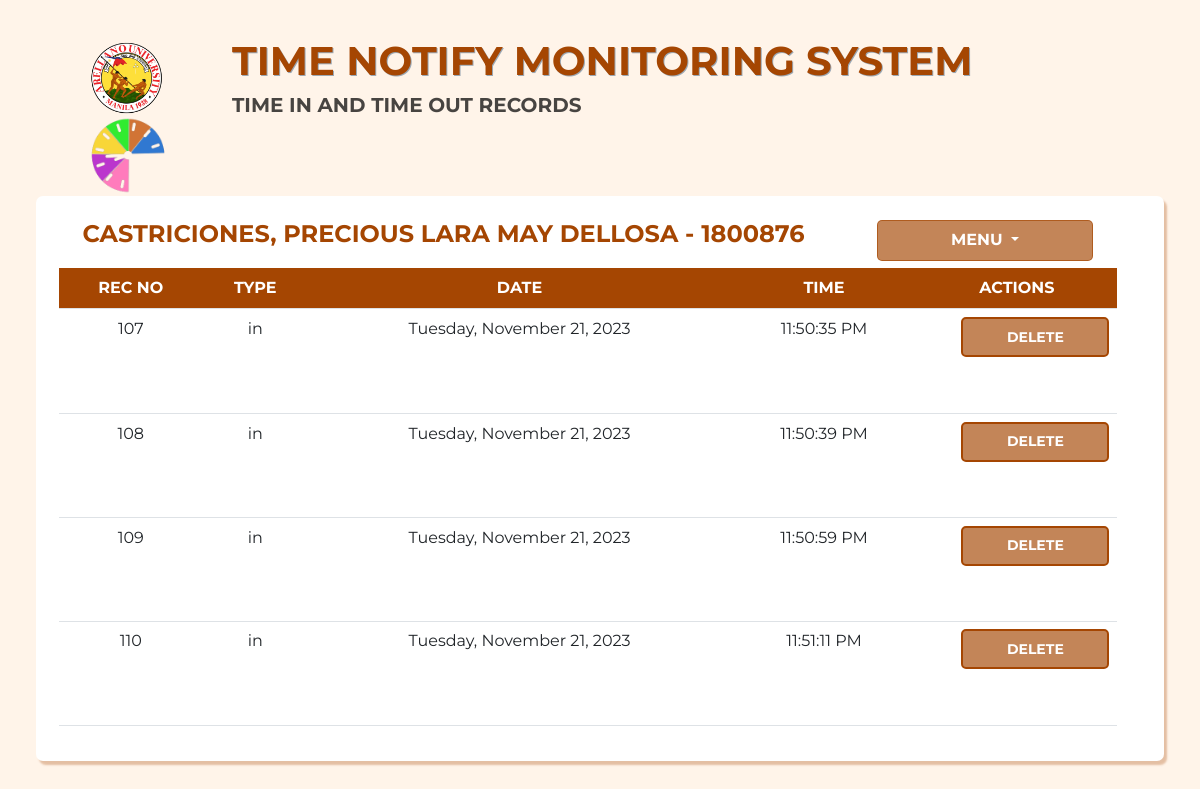
Page /time/timetable.php?stud_id=32 (signed in) on the committed database.
### tables this page shows
CREATE TABLE `students` (
  `stud_id` int(250) NOT NULL,
  `studnum` text NOT NULL,
  `qr_img` longtext NOT NULL,
  `picture` longtext NOT NULL,
  `lastname` varchar(50) NOT NULL,
  `middlename` varchar(30) NOT NULL,
  `firstname` varchar(100) NOT NULL,
  `fullname` varchar(200) NOT NULL,
  `age` text NOT NULL,
  `sex` varchar(10) NOT NULL,
  `grade_year` varchar(100) NOT NULL,
  `strand` varchar(100) NOT NULL,
  `course` varchar(100) NOT NULL,
  `section` varchar(50) NOT NULL,
  `department` varchar(150) NOT NULL,
  `teacher_prof` varchar(150) NOT NULL,
  `g_email` text NOT NULL
);

CREATE TABLE `time_in_records` (
  `timeID` int(11) NOT NULL,
  `stud_id` int(11) NOT NULL,
  `studnum` bigint(100) NOT NULL,
  `type` varchar(100) NOT NULL,
  `studname` varchar(200) NOT NULL,
  `daterec` varchar(150) NOT NULL,
  `time` varchar(100) NOT NULL,
  `g_email` varchar(100) NOT NULL
);

### time/timetable.php (the view, shortened to what this page needs)
<?php
    $stud_id=$_GET['stud_id'];
    $sql="SELECT * FROM students WHERE stud_id='$stud_id' ";
    $con = connect();
    $result=mysqli_query($con,$sql);
    $row= mysqli_fetch_assoc($result);
        $stud_id=$row['stud_id'];
        $studnum=$row['studnum'];
        $lastname=$row['lastname'];
        $middlename=$row['middlename'];
        $firstname=$row['firstname'];
    ?>
<!DOCTYPE html>
<html lang="en">
<head>
  <link href="https://cdn.jsdelivr.net/npm/bootstrap@5.2.3/dist/css/bootstrap.min.css" rel="stylesheet">
  <link rel="stylesheet" type="text/css" href="css/timetable.css">
</head>
<body>
<div class="cont">
    <div class="row row_outer ">
        <div class="row row_upper order-sm-1">
            <div class="col-sm-2 text-center">
                <img class="icon" src="../assets/aulogo.png" alt="right">
                <img class="icon" src="../assets/logo_icon.png" alt="right">
            </div>
            <div class="col-sm-10">
                <h1>TIME NOTIFY MONITORING SYSTEM</h1>
                <h5>TIME IN AND TIME OUT RECORDS</h5>
            </div>
        </div>
        <div class="row row_inner order-sm-2">
            <div class="row row_center order-sm-1 " >
                <div class="col-sm-9 ">
                <h4> <?php echo $lastname.", ".$firstname." ".$middlename." - ".$studnum." ";?></h4>
                </div>
                <div class="col-sm-3 dropdown">
                    <button class="btn btntoggle dropdown-toggle" type="button" id="dropdownMenuButton1" data-bs-toggle="dropdown" aria-expanded="false">
                        MENU
                    </button>
                </div>
            </div>
            <br>
            <div class="row overflow-auto row_table2  order-sm-2">
            <table class="table table-hover">
                <thead>
                    <tr class="heading">
                    <th scope="col">REC NO</th>
                    <th scope="col">TYPE</th>
                    <th scope="col">DATE</th>
                    <th scope="col">TIME</th>
                    <th scope="col">ACTIONS</th>
                    </tr>
                </thead>
                <tbody class=" ">
                    <?php
                            $sql="Select * from `time_in_records` where stud_id ='$stud_id' ";
                            $result=mysqli_query($con,$sql);
                            if(mysqli_num_rows($result)>0){
                                while($row=mysqli_fetch_assoc($result))
                                {
                                    $timeID=$row['timeID'];
                                    $type=$row['type'];
                                    $daterec=$row['daterec'];
                                    $time=$row['time'];
                                    echo'<tr>
                                            <td >'.$timeID.'</td>
                                            <td >'.$type.'</td>
                                            <td >'.$daterec.'</td>
                                            <td >'.$time.'</td>
                                            <td class="buttons">
                                                <div class="col-sm-12 dropdown">
                                                <button class="btn table_button">
                                                <a href="TimeInDeleteForm2.php?timeID='.$timeID.'& stud_id='.$stud_id.'" class="b2">DELETE</a>
                                                </button>
                                                </div>
                                            </td>
                                        <tr>
                                    ';
                                }
                            }
                            else
                            {
                                echo'
                                <tr>
                                    <td colspan="7">No Time records found</td>
                                </tr>
                                ';
                            }
                        ?>
                </tbody>
            </table>
            </div>
        </div>
    </div>
  </body>
</html>

### time/css/timetable.css (style rules this page uses)
* { margin:0; padding:0; font-family: 'Montserrat', sans-serif; }
.cont { background-color: #ffecd88e; width:100%; height:100vh; align-items: center; padding-top:25px; padding-bottom:20px; display:flex; }
.row_outer { width:98%; height: 100%; margin:auto; padding: 1% 2% 1.5% 2%; border-radius: 7px; display:flex; }
.row_center { margin:auto; }
.row_inner { background-color: white; width:100%; height:565px; margin:auto; padding: 2% 2% 1.5% 2%; font-family: 'helvetica'; border-radius: 7px; box-shadow: 3px 4px 2px #a546024d; }
.row_table2 { height:90%; overflow-y: hidden; }
h1 { color:#a54602; font-weight:bold; text-shadow: 1px 1px #14416f6d; }
h5 { text-transform: uppercase; font-weight: bold; color:rgba(0, 0, 0, 0.721); padding-bottom: 3%; }
h4 { text-transform: uppercase; font-weight: bold; color:#a54602; padding-bottom: 1.3%; }
td { text-align: center; }
.heading { background-color:#a54602; color:white; text-align: center; }
.icon { max-width:80px; height: auto; }
a { color:white; text-decoration:none; font-weight: bold; }
.table_button { font-size:14px; background-color:#a54602a8; border: 2px solid#a54602; border-radius:5px; margin-left: 20%; width:80%; height:40px; color:white; font-weight: bold; }
.b2 { text-decoration:none; padding: 6px; color:white; }
.btntoggle { padding-top:3%; padding-bottom:3%; padding-left: 22%; padding-right: 22%; background-color:#a54602a8; color:white; border-color:#a54602a8; font-weight: bold; border-radius:5px; margin-bottom: 1%; width:90%; }

### rows in the picture
students: lastname "CASTRICIONES", firstname "PRECIOUS LARA MAY", middlename "DELLOSA", studnum "1800876"
time_in_records: timeID "107", type "in", daterec "Tuesday, November 21, 2023", time "11:50:35 PM"
time_in_records: timeID "108", type "in", daterec "Tuesday, November 21, 2023", time "11:50:39 PM"
time_in_records: timeID "109", type "in", daterec "Tuesday, November 21, 2023", time "11:50:59 PM"
time_in_records: timeID "110", type "in", daterec "Tuesday, November 21, 2023", time "11:51:11 PM"
